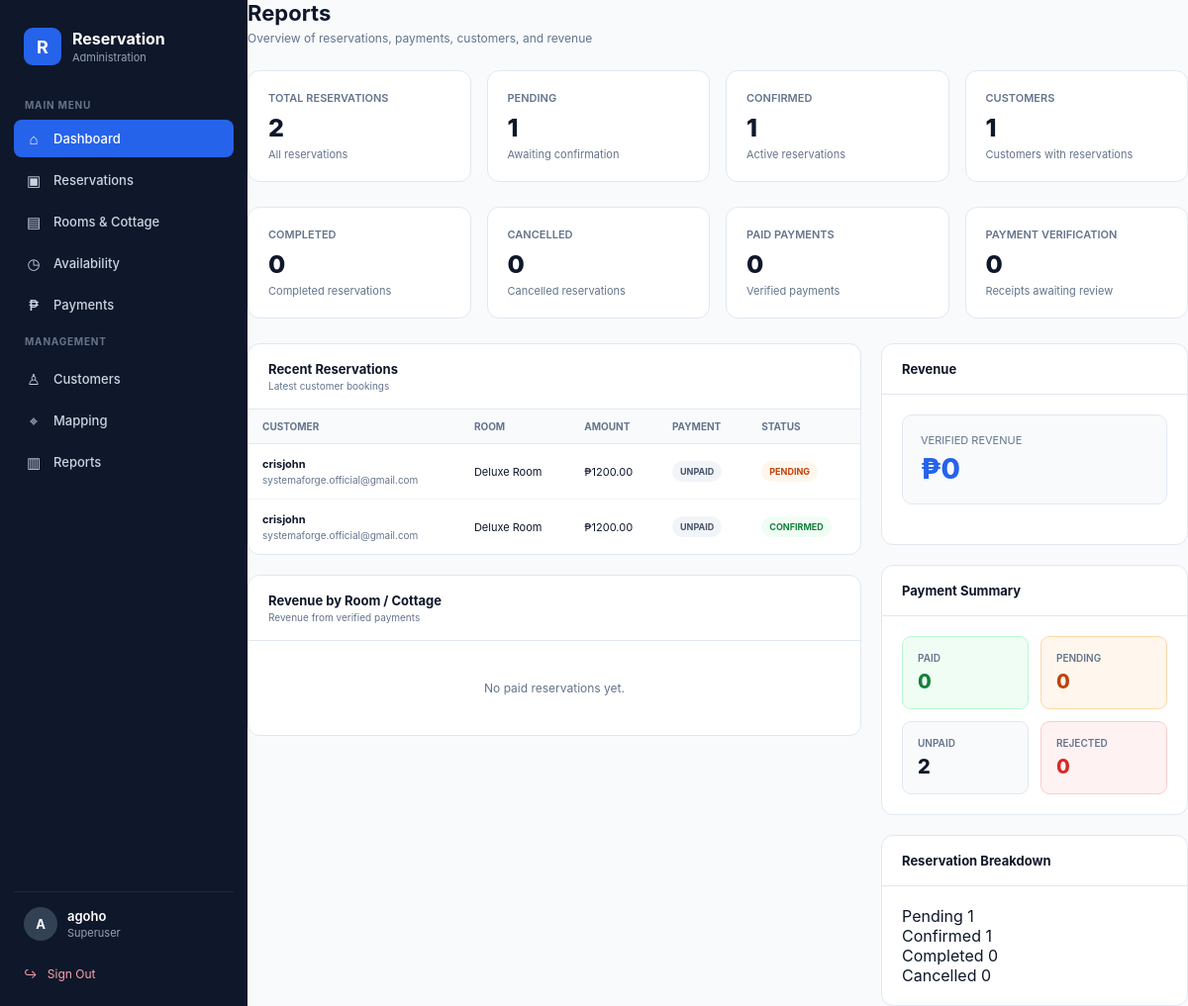
Page /reports/ (signed in) on the earlier database version.
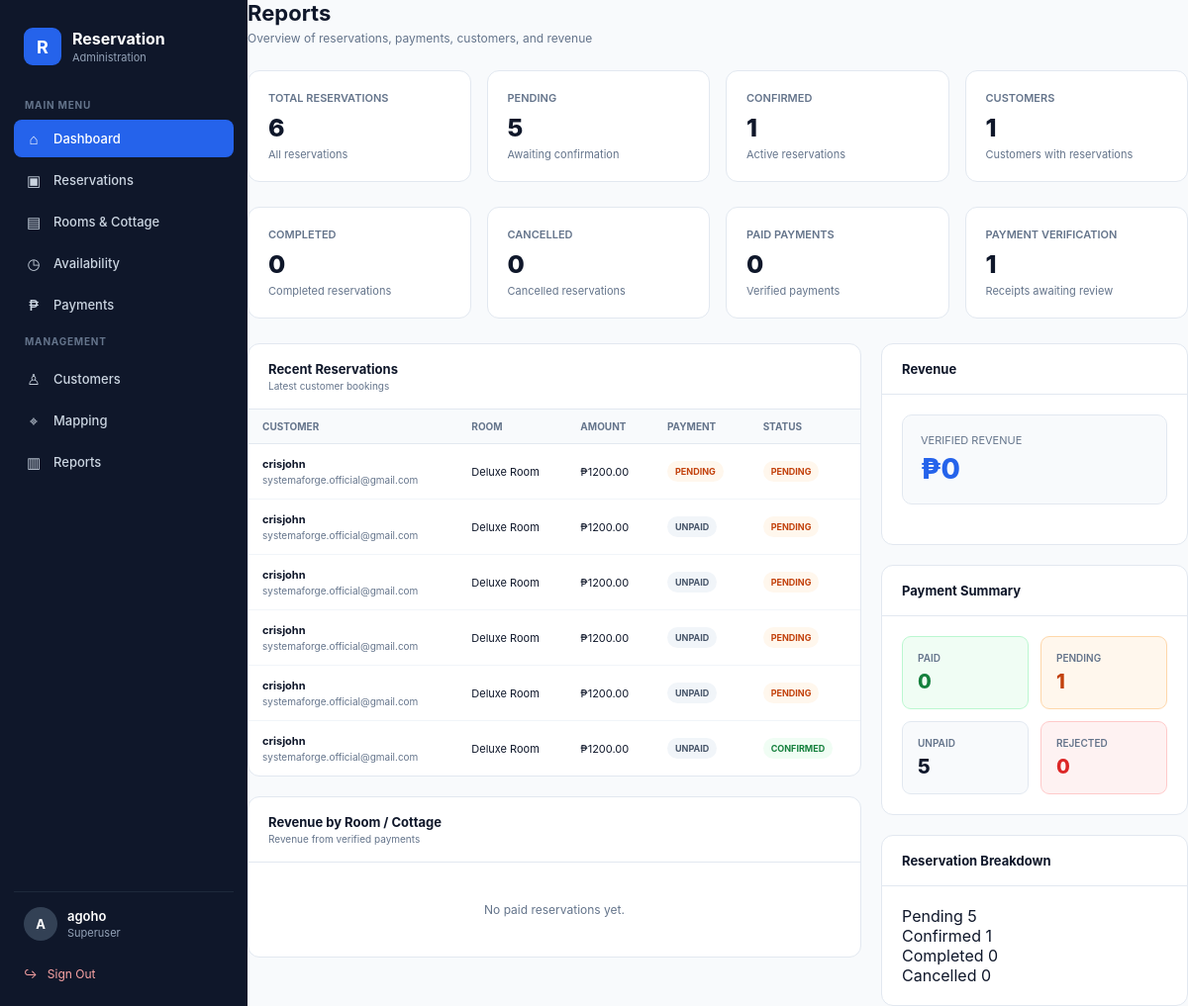
Same page on the later database version.
### core/models.py (models this page shows, shortened)
class Reservation(models.Model):
    PAYMENT_STATUS = [
        ("UNPAID", "Unpaid"),
        ("PENDING", "Payment Verification"),
        ("PAID", "Paid"),
        ("REJECTED", "Rejected"),
    ]
    STATUS = [
        ("PENDING", "Pending"),
        ("CONFIRMED", "Confirmed"),
        ("CANCELLED", "Cancelled"),
        ("COMPLETED", "Completed"),
    ]
    customer = models.ForeignKey(
        User,
        on_delete=models.CASCADE,
        related_name="reservations"
    )
    room = models.ForeignKey(
        Room,
        on_delete=models.CASCADE
    )
    check_in = models.DateField()
    check_out = models.DateField()
    adults = models.PositiveIntegerField(default=1)
    children = models.PositiveIntegerField(default=0)
    special_request = models.TextField(
        blank=True,
        default=""
    )
    total_amount = models.DecimalField(
        max_digits=10,
        decimal_places=2
    )
    status = models.CharField(
        max_length=20,
        choices=STATUS,
        default="PENDING"
    )
    payment_status = models.CharField(
        max_length=20,
        choices=PAYMENT_STATUS,
        default="UNPAID"
    )
    payment_receipt = models.ImageField(
        upload_to="payment_receipts/",
        blank=True,
        null=True
    )
    payment_uploaded_at = models.DateTimeField(
        blank=True,
        null=True
    )
    created_at = models.DateTimeField(
        auto_now_add=True
    )

class Room(models.Model):
    TYPE_CHOICES = [
        ("ROOM", "Room"),
        ("COTTAGE", "Cottage"),
    ]
    STATUS_CHOICES = [
        ("AVAILABLE", "Available"),
        ("UNAVAILABLE", "Unavailable"),
        ("MAINTENANCE", "Maintenance"),
    ]
    name = models.CharField(
        max_length=150
    )
    type = models.CharField(
        max_length=20,
        choices=TYPE_CHOICES,
        default="ROOM"
    )
    description = models.TextField(
        blank=True
    )
    price = models.DecimalField(
        max_digits=10,
        decimal_places=2
    )
    capacity = models.PositiveIntegerField(
        default=1
    )
    status = models.CharField(
        max_length=20,
        choices=STATUS_CHOICES,
        default="AVAILABLE"
    )
    image = models.ImageField(
        upload_to="rooms/",
        blank=True,
        null=True
    )
    created_at = models.DateTimeField(
        auto_now_add=True
    )
    updated_at = models.DateTimeField(
        auto_now=True
    )

### core/views.py (the view)
# urls.py: path("reports/", reports, name="reports"),
@login_required
def reports(request):
    if not request.user.is_superuser:
        return redirect("login")
    total_reservations = Reservation.objects.count()
    pending_reservations = Reservation.objects.filter(
        status="PENDING"
    ).count()
    confirmed_reservations = Reservation.objects.filter(
        status="CONFIRMED"
    ).count()
    completed_reservations = Reservation.objects.filter(
        status="COMPLETED"
    ).count()
    cancelled_reservations = Reservation.objects.filter(
        status="CANCELLED"
    ).count()
    unpaid_payments = Reservation.objects.filter(
        payment_status="UNPAID"
    ).count()
    pending_payments = Reservation.objects.filter(
        payment_status="PENDING"
    ).count()
    paid_payments = Reservation.objects.filter(
        payment_status="PAID"
    ).count()
    rejected_payments = Reservation.objects.filter(
        payment_status="REJECTED"
    ).count()
    total_revenue = (
        Reservation.objects
        .filter(payment_status="PAID")
        .aggregate(
            total=Sum("total_amount")
        )["total"]
        or 0
    )
    total_customers = User.objects.filter(
        reservations__isnull=False
    ).distinct().count()
    recent_reservations = (
        Reservation.objects
        .select_related(
            "customer",
            "room"
        )
        .order_by("-created_at")[:10]
    )
    revenue_by_room = (
        Reservation.objects
        .filter(
            payment_status="PAID"
        )
        .values(
            "room__name"
        )
        .annotate(
            total_revenue=Sum(
                "total_amount"
            ),
            reservation_count=Count("id")
        )
        .order_by("-total_revenue")
    )
    context = {
        "total_reservations":
            total_reservations,
        "pending_reservations":
            pending_reservations,
        "confirmed_reservations":
            confirmed_reservations,
        "completed_reservations":
            completed_reservations,
        "cancelled_reservations":
            cancelled_reservations,
        "unpaid_payments":
            unpaid_payments,
        "pending_payments":
            pending_payments,
        "paid_payments":
            paid_payments,
        "rejected_payments":
            rejected_payments,
        "total_revenue":
            total_revenue,
        "total_customers":
            total_customers,
        "recent_reservations":
            recent_reservations,
        "revenue_by_room":
            revenue_by_room,
    }
    return render(
        request,
        "pages/reports.html",
        context
    )

### core/templates/pages/reports.html (shortened to what the changed rows need)
{% extends "base.html" %}
{% block content %}
<div class="reports-page">
<div class="report-stat-grid">
    <div class="report-stat-card">
        <div class="report-stat-label">
            TOTAL RESERVATIONS
        </div>
        <div class="report-stat-value">
            {{ total_reservations }}
        </div>
        <div class="report-stat-description">
            All reservations
        </div>
    </div>
    <div class="report-stat-card">
        <div class="report-stat-label">
            PENDING
        </div>
        <div class="report-stat-value">
            {{ pending_reservations }}
        </div>
        <div class="report-stat-description">
            Awaiting confirmation
        </div>
    </div>
</div>
<div class="report-stat-grid">
    <div class="report-stat-card">
        <div class="report-stat-label">
            PAYMENT VERIFICATION
        </div>
        <div class="report-stat-value">
            {{ pending_payments }}
        </div>
        <div class="report-stat-description">
            Receipts awaiting review
        </div>
    </div>
</div>
<div class="report-grid">
    <div>
        <div class="report-card">
            <div class="report-table-wrapper">
                <table class="report-table">
                    <thead>
                        <tr>
                            <th>
                                Customer
                            </th>
                            <th>
                                Room
                            </th>
                            <th>
                                Amount
                            </th>
                            <th>
                                Payment
                            </th>
                            <th>
                                Status
                            </th>
                        </tr>
                    </thead>
                    <tbody>
                    {% for reservation in recent_reservations %}
                        <tr>
                            <td>
                                <div class="customer-name">
                                    {{ reservation.customer.username }}
                                </div>
                                <div class="customer-email">
                                    {{ reservation.customer.email }}
                                </div>
                            </td>
                            <td>
                                {{ reservation.room.name }}
                            </td>
                            <td>
                                ₱{{ reservation.total_amount }}
                            </td>
                            <td>
                                {% if reservation.payment_status == "PAID" %}
                                    <span class="report-badge badge-paid">
                                        PAID
                                    </span>
                                {% elif reservation.payment_status == "PENDING" %}
                                    <span class="report-badge badge-pending">
                                        PENDING
                                    </span>
                                {% elif reservation.payment_status == "REJECTED" %}
                                    <span class="report-badge badge-rejected">
                                        REJECTED
                                    </span>
                                {% else %}
                                    <span class="report-badge badge-unpaid">
                                        UNPAID
                                    </span>
                                {% endif %}
                            </td>
                            <td>
                                {% if reservation.status == "CONFIRMED" %}
                                    <span class="report-badge badge-confirmed">
                                        CONFIRMED
                                    </span>
                                {% elif reservation.status == "CANCELLED" %}
                                    <span class="report-badge badge-cancelled">
                                        CANCELLED
                                    </span>
                                {% elif reservation.status == "COMPLETED" %}
                                    <span class="report-badge badge-completed">
                                        COMPLETED
                                    </span>
                                {% else %}
                                    <span class="report-badge badge-pending">
                                        PENDING
                                    </span>
                                {% endif %}
                            </td>
                        </tr>
                    {% endfor %}
                    </tbody>
                </table>
            </div>
        </div>
    </div>
    <div>
        <div class="report-card">
            <div class="report-card-body">
                <div class="payment-summary">
                    <div class="payment-box payment-pending">
                        <div class="payment-box-label">
                            PENDING
                        </div>
                        <div class="payment-box-value">
                            {{ pending_payments }}
                        </div>
                    </div>
                    <div class="payment-box payment-unpaid">
                        <div class="payment-box-label">
                            UNPAID
                        </div>
                        <div class="payment-box-value">
                            {{ unpaid_payments }}
                        </div>
                    </div>
                </div>
            </div>
        </div>
        <div class="report-card">
            <div class="report-card-body">
                <div class="meta-list">
                    <div class="meta-row">
                        <span class="meta-label">
                            Pending
                        </span>
                        <span class="meta-value">
                            {{ pending_reservations }}
                        </span>
                    </div>
                </div>
            </div>
        </div>
    </div>
</div>
</div>
{% endblock %}

Differences in the rows shown:
added Reservation: customer.username "crisjohn", customer.email "systemaforge.official@gmail.com", room.name "Deluxe Room", total_amount "1200.00", payment_status "PENDING", status "PENDING"
added Reservation: customer.username "crisjohn", customer.email "systemaforge.official@gmail.com", room.name "Deluxe Room", total_amount "1200.00", payment_status "UNPAID", status "PENDING"
added Reservation: customer.username "crisjohn", customer.email "systemaforge.official@gmail.com", room.name "Deluxe Room", total_amount "1200.00", payment_status "UNPAID", status "PENDING"
added Reservation: customer.username "crisjohn", customer.email "systemaforge.official@gmail.com", room.name "Deluxe Room", total_amount "1200.00", payment_status "UNPAID", status "PENDING"
Other differences:
{{ total_reservations }}: "2" → "6"
{{ pending_reservations }}: "1" → "5"
{{ pending_payments }}: "0" → "1"
{{ unpaid_payments }}: "2" → "5"
